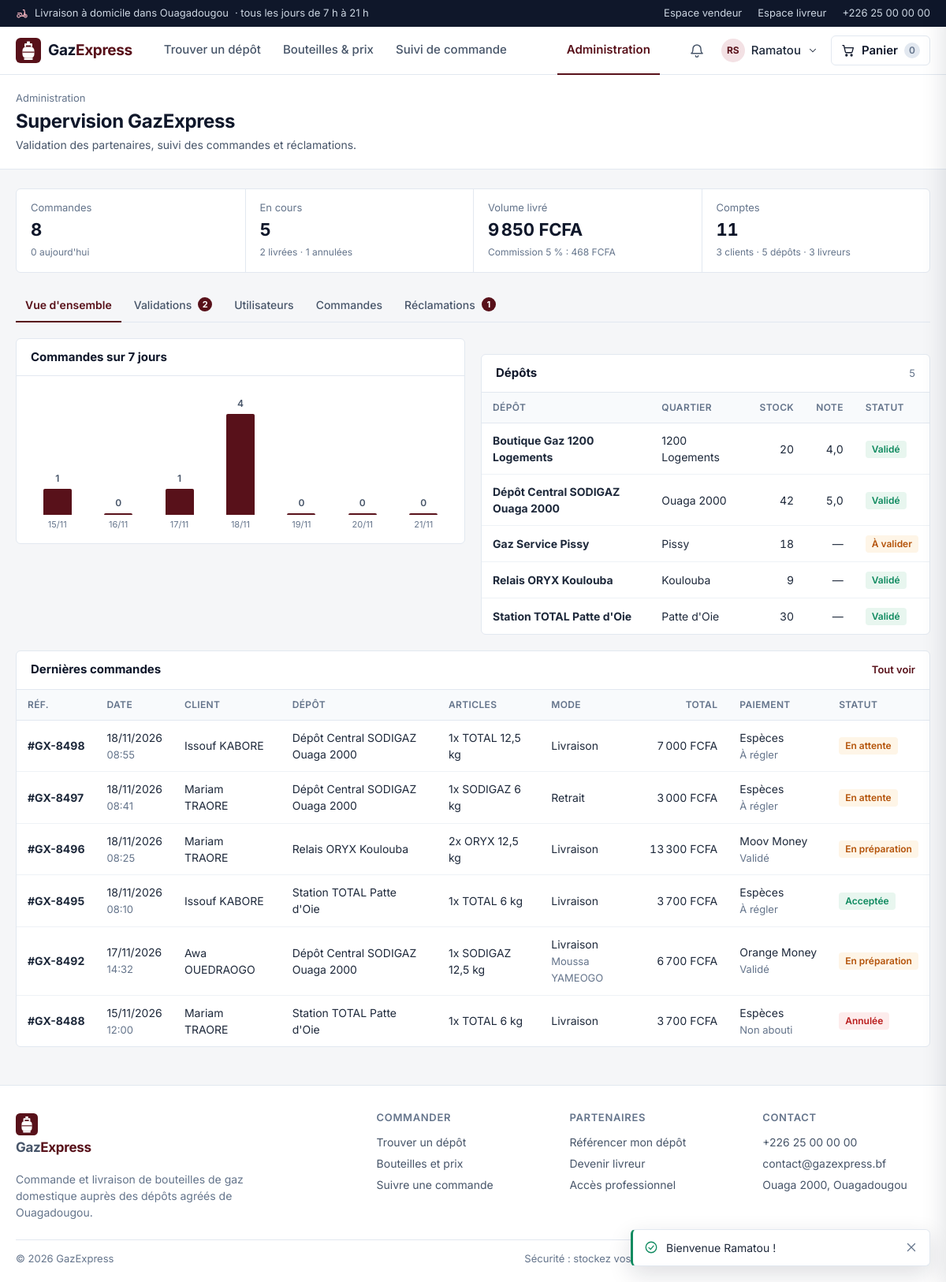
The app's page /admin (signed in) with its own data.
### tables this page shows
CREATE TABLE utilisateurs (
    id             INT UNSIGNED AUTO_INCREMENT PRIMARY KEY,
    nom            VARCHAR(60)  NOT NULL,
    prenom         VARCHAR(60)  NOT NULL,
    telephone      VARCHAR(20)  NOT NULL,
    email          VARCHAR(120) NOT NULL,
    mot_de_passe   VARCHAR(255) NOT NULL,
    role           ENUM('client','vendeur','livreur','admin') NOT NULL DEFAULT 'client',
    statut         ENUM('actif','suspendu') NOT NULL DEFAULT 'actif',
    quartier_id    INT UNSIGNED NULL,
    adresse        VARCHAR(255) NULL,
    date_creation  DATETIME     NOT NULL DEFAULT CURRENT_TIMESTAMP,
    derniere_connexion DATETIME NULL,
    UNIQUE KEY uq_utilisateur_email (email),
    UNIQUE KEY uq_utilisateur_tel (telephone),
    KEY idx_utilisateur_role (role),
    CONSTRAINT fk_utilisateur_quartier FOREIGN KEY (quartier_id)
        REFERENCES quartiers(id) ON DELETE SET NULL ON UPDATE CASCADE
);

CREATE TABLE vendeurs (
    id                   INT UNSIGNED AUTO_INCREMENT PRIMARY KEY,
    utilisateur_id       INT UNSIGNED  NOT NULL,
    nom_commerce         VARCHAR(120)  NOT NULL,
    quartier_id          INT UNSIGNED  NOT NULL,
    adresse              VARCHAR(255)  NOT NULL,
    telephone            VARCHAR(20)   NOT NULL,
    latitude             DECIMAL(10,7) NOT NULL,
    longitude            DECIMAL(10,7) NOT NULL,
    heure_ouverture      TIME          NOT NULL DEFAULT '07:00:00',
    heure_fermeture      TIME          NOT NULL DEFAULT '20:00:00',
    est_ouvert           TINYINT(1)    NOT NULL DEFAULT 1,
    numero_autorisation  VARCHAR(60)   NULL,
    statut_validation    ENUM('en_attente','valide','refuse') NOT NULL DEFAULT 'en_attente',
    date_validation      DATETIME      NULL,
    UNIQUE KEY uq_vendeur_utilisateur (utilisateur_id),
    KEY idx_vendeur_validation (statut_validation),
    CONSTRAINT fk_vendeur_utilisateur FOREIGN KEY (utilisateur_id)
        REFERENCES utilisateurs(id) ON DELETE CASCADE ON UPDATE CASCADE,
    CONSTRAINT fk_vendeur_quartier FOREIGN KEY (quartier_id)
        REFERENCES quartiers(id) ON DELETE RESTRICT ON UPDATE CASCADE
);

CREATE TABLE quartiers (
    id               INT UNSIGNED AUTO_INCREMENT PRIMARY KEY,
    nom              VARCHAR(80)   NOT NULL,
    latitude         DECIMAL(10,7) NOT NULL,
    longitude        DECIMAL(10,7) NOT NULL,
    frais_livraison  INT UNSIGNED  NOT NULL DEFAULT 500,
    actif            TINYINT(1)    NOT NULL DEFAULT 1,
    UNIQUE KEY uq_quartier_nom (nom)
);

CREATE TABLE commandes (
    id                 INT UNSIGNED AUTO_INCREMENT PRIMARY KEY,
    reference          VARCHAR(12)  NOT NULL,
    client_id          INT UNSIGNED NOT NULL,
    vendeur_id         INT UNSIGNED NOT NULL,
    date_commande      DATETIME     NOT NULL DEFAULT CURRENT_TIMESTAMP,
    montant_articles   INT UNSIGNED NOT NULL,
    frais_livraison    INT UNSIGNED NOT NULL DEFAULT 0,
    montant_total      INT UNSIGNED NOT NULL,
    statut             ENUM('en_attente','acceptee','en_preparation','en_livraison','livree','annulee') NOT NULL DEFAULT 'en_attente',
    mode_recuperation  ENUM('livraison','retrait') NOT NULL,
    motif_annulation   VARCHAR(255) NULL,
    date_cloture       DATETIME     NULL,
    UNIQUE KEY uq_commande_reference (reference),
    KEY idx_commande_statut (statut),
    KEY idx_commande_date (date_commande),
    CONSTRAINT fk_commande_client FOREIGN KEY (client_id)
        REFERENCES utilisateurs(id) ON DELETE RESTRICT ON UPDATE CASCADE,
    CONSTRAINT fk_commande_vendeur FOREIGN KEY (vendeur_id)
        REFERENCES vendeurs(id) ON DELETE RESTRICT ON UPDATE CASCADE
);

CREATE TABLE paiements (
    id                     INT UNSIGNED AUTO_INCREMENT PRIMARY KEY,
    commande_id            INT UNSIGNED NOT NULL,
    montant                INT UNSIGNED NOT NULL,
    mode_paiement          ENUM('especes','orange_money','moov_money') NOT NULL,
    statut                 ENUM('en_attente','valide','rembourse','echoue') NOT NULL DEFAULT 'en_attente',
    reference_transaction  VARCHAR(40)  NULL,
    date_paiement          DATETIME     NULL,
    UNIQUE KEY uq_paiement_commande (commande_id),
    CONSTRAINT fk_paiement_commande FOREIGN KEY (commande_id)
        REFERENCES commandes(id) ON DELETE CASCADE ON UPDATE CASCADE
);

### app/views/admin/_commandes.php (the view, shortened to what the rows shown need)
<?php  $avecActions = $avecActions ?? false; ?>
<div class="tableau-wrap"><table class="tableau">
    <thead><tr><th>Réf.</th><th>Date</th><th>Client</th><th>Dépôt</th><th>Articles</th><th>Mode</th><th class="num">Total</th><th>Paiement</th><th>Statut</th><?= $avecActions ? '<th></th>' : '' ?></tr></thead>
    <tbody>
    <?php foreach ($liste as $c): $s = statut_commande($c['statut']); ?>
        <tr>
            <td class="nowrap"><b>#<?= e($c['reference']) ?></b></td>
            <td class="nowrap"><?= date('d/m/Y', strtotime($c['date_commande'])) ?><br><small><?= date('H:i', strtotime($c['date_commande'])) ?></small></td>
            <td><?= e($c['client_prenom'] . ' ' . $c['client_nom']) ?></td>
            <td><?= e($c['nom_commerce']) ?></td>
            <td><?= e($c['resume']) ?></td>
            <td><?= $c['mode_recuperation'] === 'livraison' ? 'Livraison' . ($c['livreur_prenom'] ? '<br><small>' . e($c['livreur_prenom'] . ' ' . $c['livreur_nom']) . '</small>' : '') : 'Retrait' ?></td>
            <td class="num"><?= fcfa($c['montant_total']) ?></td>
            <td class="nowrap"><?= e(['orange_money' => 'Orange Money', 'moov_money' => 'Moov Money', 'especes' => 'Espèces'][$c['mode_paiement']] ?? '') ?><br><small><?= statut_paiement($c['statut_paiement'] ?? '') ?></small></td>
            <td><span class="etiquette <?= $s['classe'] ?>"><?= $s['libelle'] ?></span></td>
        </tr>
    <?php endforeach; ?>
    </tbody>
</table></div>

### app/views/admin/index.php (shortened to what the rows shown need)
<?php
$onglets = [
    'tableau'      => ['Vue d\'ensemble', 0],
    'validations'  => ['Validations', $nbValidations],
    'utilisateurs' => ['Utilisateurs', 0],
    'commandes'    => ['Commandes', 0],
    'reclamations' => ['Réclamations', $nbReclamations],
];
$validation = ['valide' => ['disponible', 'Validé'], 'en_attente' => ['limite', 'À valider'], 'refuse' => ['indisponible', 'Refusé']];
?>
<section class="tete-page">
    <div class="conteneur">
        <div>
            <h1>Supervision GazExpress</h1>
        </div>
    </div>
</section>
<div class="conteneur">
        <?php foreach ($onglets as $cle => [$lib, $n]): ?>
            <a href="<?= url('admin?onglet=' . $cle) ?>" class="<?= $onglet === $cle ? 'actif' : '' ?>"><?= $lib ?><?php if ($n): ?><span class="compte"><?= $n ?></span><?php endif; ?></a>
        <?php endforeach; ?>
<?php if ($onglet === 'tableau'): $max = max(1, max($parJour)); ?>
    <div class="grille-tableau">
        <section class="panneau">
            <div class="panneau-tete"><h2>Commandes sur 7 jours</h2></div>
        </section>
        <section class="panneau">
            <div class="panneau-tete"><h2>Dépôts</h2><span class="meta"><?= count($vendeurs) ?></span></div>
            <div class="tableau-wrap"><table class="tableau">
                <thead><tr><th>Dépôt</th><th>Quartier</th><th class="num">Stock</th><th class="num">Note</th><th>Statut</th></tr></thead>
                <tbody>
                <?php foreach ($vendeurs as $v): [$cls, $lib] = $validation[$v['statut_validation']]; ?>
                    <tr><td><b><?= e($v['nom_commerce']) ?></b></td><td><?= e($v['quartier']) ?></td><td class="num"><?= (int) $v['total_stock'] ?></td>
                        <td class="num"><?= $v['note_moyenne'] ? e(str_replace('.', ',', $v['note_moyenne'])) : '—' ?></td>
                        <td><span class="etiquette <?= $cls ?>"><?= $lib ?></span></td></tr>
                <?php endforeach; ?>
                </tbody>
            </table></div>
        </section>
    </div>
    <section class="panneau section">
        <div class="panneau-tete"><h2>Dernières commandes</h2><a href="<?= url('admin?onglet=commandes') ?>" class="lien" style="font-size:13px">Tout voir</a></div>
        <?php $liste = $dernieres; require __DIR__ . '/_commandes.php'; ?>
    </section>
<?php endif; ?>
</div>

### app/views/partials/layout.php (shortened to what the rows shown need)
<?php
$utilisateur = Auth::user();
$role        = $utilisateur['role'] ?? null;
$page        = $page ?? '';
$nav = [
    'accueil'   => ['', 'Trouver un dépôt'],
    'catalogue' => ['catalogue', 'Bouteilles & prix'],
    'suivi'     => ['commandes', 'Suivi de commande'],
];
$espacePro = [
    'vendeur' => ['vendeur', 'Mon espace vendeur'],
    'livreur' => ['livreur', 'Mon espace livreur'],
    'admin'   => ['admin', 'Administration'],
][$role] ?? null;
?>
<!DOCTYPE html>
<html lang="fr">
<head>
    <link rel="stylesheet" href="<?= asset('css/app.css') ?>">
</head>
<body data-base="<?= e(BASE_URL) ?>" data-icones="<?= asset('img/icones.svg') ?>" data-connecte="<?= $utilisateur ? '1' : '0' ?>">
<header class="entete">
    <div class="conteneur">
        <nav class="nav" id="nav" aria-label="Navigation principale">
            <?php foreach ($nav as $cle => [$lien, $libelle]): ?>
                <a href="<?= url($lien) ?>" <?= $page === $cle ? 'class="actif" aria-current="page"' : '' ?>><?= e($libelle) ?></a>
            <?php endforeach; ?>
            <?php if ($espacePro): ?>
                <a href="<?= url($espacePro[0]) ?>" class="lien-pro <?= $page === $role ? 'actif' : '' ?>"><?= e($espacePro[1]) ?></a>
            <?php endif; ?>
        </nav>
        <div class="actions-entete">
            <?php if ($utilisateur): ?>
                <div class="menu-deroulant">
                    <button type="button" class="btn-icone" id="btn-notifs" aria-label="Notifications">
                        <?= icone('cloche') ?><span class="point" id="nb-notifs">0</span>
                    </button>
                </div>
                <div class="menu-deroulant">
                    <button type="button" class="btn-compte" id="btn-compte" aria-label="Mon compte">
                        <span class="avatar"><?= e(initiales($utilisateur['prenom'], $utilisateur['nom'])) ?></span>
                        <span class="nom-compte"><?= e($utilisateur['prenom']) ?></span>
                        <?= icone('chevron-bas', 'ic-s') ?>
                    </button>
                </div>
            <?php else: ?>
                <a href="<?= url('connexion') ?>" class="lien-connexion"><?= icone('utilisateur') ?><span>Se connecter</span></a>
            <?php endif; ?>
        </div>
    </div>
</header>
<main id="contenu">
    <?= $contenu ?>
</main>
</body>
</html>

### records on screen
utilisateurs: role "Administration", prenom+nom "RS", prenom "Ramatou"
vendeurs: nom_commerce "Boutique Gaz 1200 Logements", quartier.nom "1200 Logements", total_stock "20", note_moyenne "4,0", lib "Validé"
vendeurs: nom_commerce "Dépôt Central SODIGAZ Ouaga 2000", quartier.nom "Ouaga 2000", total_stock "42", note_moyenne "5,0", lib "Validé"
vendeurs: nom_commerce "Gaz Service Pissy", quartier.nom "Pissy", total_stock "18", lib "À valider"
vendeurs: nom_commerce "Relais ORYX Koulouba", quartier.nom "Koulouba", total_stock "9", lib "Validé"
vendeurs: nom_commerce "Station TOTAL Patte d'Oie", quartier.nom "Patte d'Oie", total_stock "30", lib "Validé"
commandes: reference "GX-8498", date_commande "18/11/2026", date_commande "08:55", client.nom "Issouf KABORE", vendeur.nom_commerce "Dépôt Central SODIGAZ Ouaga 2000", resume "1x TOTAL 12,5 kg", mode_recuperation "Livraison", montant_total "7 000 FCFA", paiements.mode_paiement "Espèces", paiements.statut "À régler", statut "En attente"
commandes: reference "GX-8497", date_commande "18/11/2026", date_commande "08:41", client.nom "Mariam TRAORE", vendeur.nom_commerce "Dépôt Central SODIGAZ Ouaga 2000", resume "1x SODIGAZ 6 kg", mode_recuperation "Retrait", montant_total "3 000 FCFA", paiements.mode_paiement "Espèces", paiements.statut "À régler", statut "En attente"
commandes: reference "GX-8496", date_commande "18/11/2026", date_commande "08:25", client.nom "Mariam TRAORE", vendeur.nom_commerce "Relais ORYX Koulouba", resume "2x ORYX 12,5 kg", mode_recuperation "Livraison", montant_total "13 300 FCFA", paiements.mode_paiement "Moov Money", paiements.statut "Validé", statut "En préparation"
commandes: reference "GX-8495", date_commande "18/11/2026", date_commande "08:10", client.nom "Issouf KABORE", vendeur.nom_commerce "Station TOTAL Patte d'Oie", resume "1x TOTAL 6 kg", mode_recuperation "Livraison", montant_total "3 700 FCFA", paiements.mode_paiement "Espèces", paiements.statut "À régler", statut "Acceptée"
commandes: reference "GX-8492", date_commande "17/11/2026", date_commande "14:32", client.nom "Awa OUEDRAOGO", vendeur.nom_commerce "Dépôt Central SODIGAZ Ouaga 2000", resume "1x SODIGAZ 12,5 kg", utilisateurs.prenom+nom "Moussa YAMEOGO", montant_total "6 700 FCFA", paiements.mode_paiement "Orange Money", paiements.statut "Validé", statut "En préparation"
commandes: reference "GX-8488", date_commande "15/11/2026", date_commande "12:00", client.nom "Mariam TRAORE", vendeur.nom_commerce "Station TOTAL Patte d'Oie", resume "1x TOTAL 6 kg", mode_recuperation "Livraison", montant_total "3 700 FCFA", paiements.mode_paiement "Espèces", paiements.statut "Non abouti", statut "Annulée"

### other values on screen
APP_CITY_COURT "Ouagadougou"
APP_TELEPHONE "+226 25 00 00 00"
$libelle "Trouver un dépôt"
$libelle "Bouteilles & prix"
$libelle "Suivi de commande"
$nbPanier "0"
$f['message'] "Bienvenue Ramatou !"
$stats['total'] "8"
$stats['jour'] "0"
$stats['en_cours'] "5"
$stats['livrees'] "2"
$stats['annulees'] "1"
fcfa($stats['volume']) "9 850 FCFA"
fcfa($stats['commission']) "468 FCFA"
$roles['client'] "3"
